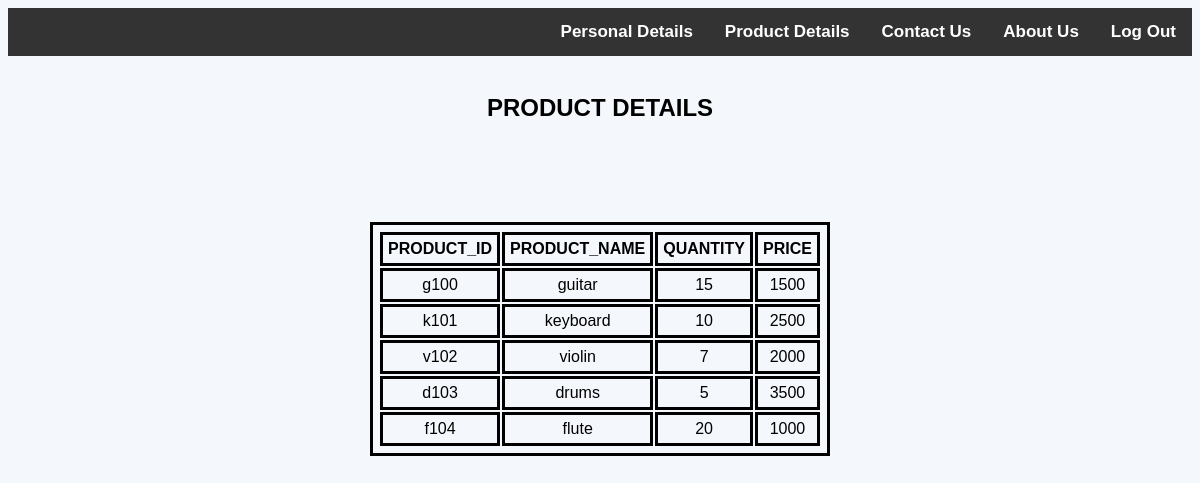
Screenshot of /producttableleft.php with the database file from the repository.
### tables this page shows
CREATE TABLE `product_details` (
  `productid` varchar(5) NOT NULL,
  `productname` varchar(15) NOT NULL,
  `quantity` int(2) NOT NULL,
  `price` float NOT NULL,
  `manufacturer` varchar(15) NOT NULL
);

### producttableleft.php (the view, shortened to what this page needs)
<html>
<head>
</head>
<body style="background-color: #F4F7FC;">
    <div class="topnav">
 <a target="_top" href="logout.php">Log Out</a>
 <a target="_top" href="about.html">About Us</a>
 <a target="_top" href="contact.html">Contact Us</a>
 <a target="_top" href="productframe.html">Product Details</a>
 <a target="_top" href="personaldisplay.php">Personal Details</a>
</div>
<br><center><h2>PRODUCT DETAILS</h2>
<center> <?php
$conn = mysqli_connect("localhost","root","","stockmaintenance");;
$sql = "SELECT productid,productname,quantity,price,manufacturer FROM product_details";
$result = $conn->query($sql);
if ($result->num_rows > 0) {
    echo "<table><tr><th>PRODUCT_ID</th><th>PRODUCT_NAME</th><th>QUANTITY</th><th>PRICE</th></tr>";
    while($row = $result->fetch_assoc()) {
                        echo "<tr><td>" . $row["productid"]. "</td><td>" . $row["productname"]. "</td><td>" . $row["quantity"]. "</td><td>" . $row["price"]. "</td></tr>";
    }
    echo "</table>";
} else {
    echo "0 results";
}
    ?> </center>
</center>
</body>
</html>

### producttableleft.php (style rules this page uses)
.topnav { margin-top=0; margin-left=0; margin-right=0; overflow: hidden; background-color: #333; }
.topnav a { float: right; color: white; text-align: center; padding: 14px 16px; text-decoration: none; font-size: 17px; font-weight:bold; }
body { font-family: Arial, Helvetica, sans-serif; }
table,th,td { border: solid black; padding: 5px; margin-top: 100px; text-align: center; }

### rows the page displays
product_details: productid "g100", productname "guitar", quantity "15", price "1500"
product_details: productid "k101", productname "keyboard", quantity "10", price "2500"
product_details: productid "v102", productname "violin", quantity "7", price "2000"
product_details: productid "d103", productname "drums", quantity "5", price "3500"
product_details: productid "f104", productname "flute", quantity "20", price "1000"
